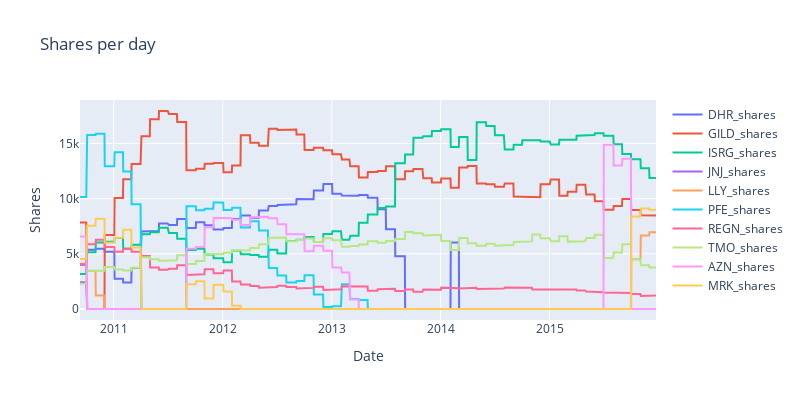

The cell this chart's notebook holds for it:
### Code cell
fig = go.Figure()

# Loop through each stock and add a trace for its shares
for stock in stocks:
    fig.add_trace(go.Scatter(x=stock_data.index, y=shares_df[stock+'_shares'], mode='lines', name=stock+'_shares'))

fig.update_layout(title='Shares per day',
                  xaxis_title='Date',
                  yaxis_title='Shares',
                  width=800,
                  height=400)

fig.show()

### Figure 1 — Plotly figure (JSON) as saved in the notebook; plotly's stock layout.template omitted (floating-point values rounded to 4 significant figures; data arrays with more than 128 entries replaced by an {"elided": "..."} marker saying what was removed)
{"data": [{"mode": "lines", "name": "DHR_shares", "type": "scatter", "x": {"elided": "1333 str values"}, "y": {"elided": "1334 int values"}}, {"mode": "lines", "name": "GILD_shares", "type": "scatter", "x": {"elided": "1333 str values"}, "y": {"elided": "1334 int values"}}, {"mode": "lines", "name": "ISRG_shares", "type": "scatter", "x": {"elided": "1333 str values"}, "y": {"elided": "1334 int values"}}, {"mode": "lines", "name": "JNJ_shares", "type": "scatter", "x": {"elided": "1333 str values"}, "y": {"elided": "1334 int values"}}, {"mode": "lines", "name": "LLY_shares", "type": "scatter", "x": {"elided": "1333 str values"}, "y": {"elided": "1334 int values"}}, {"mode": "lines", "name": "PFE_shares", "type": "scatter", "x": {"elided": "1333 str values"}, "y": {"elided": "1334 int values"}}, {"mode": "lines", "name": "REGN_shares", "type": "scatter", "x": {"elided": "1333 str values"}, "y": {"elided": "1334 int values"}}, {"mode": "lines", "name": "TMO_shares", "type": "scatter", "x": {"elided": "1333 str values"}, "y": {"elided": "1334 int values"}}, {"mode": "lines", "name": "AZN_shares", "type": "scatter", "x": {"elided": "1333 str values"}, "y": {"elided": "1334 int values"}}, {"mode": "lines", "name": "MRK_shares", "type": "scatter", "x": {"elided": "1333 str values"}, "y": {"elided": "1334 int values"}}], "layout": {"height": 400, "title": {"text": "Shares per day"}, "width": 800, "xaxis": {"title": {"text": "Date"}}, "yaxis": {"title": {"text": "Shares"}}}}
